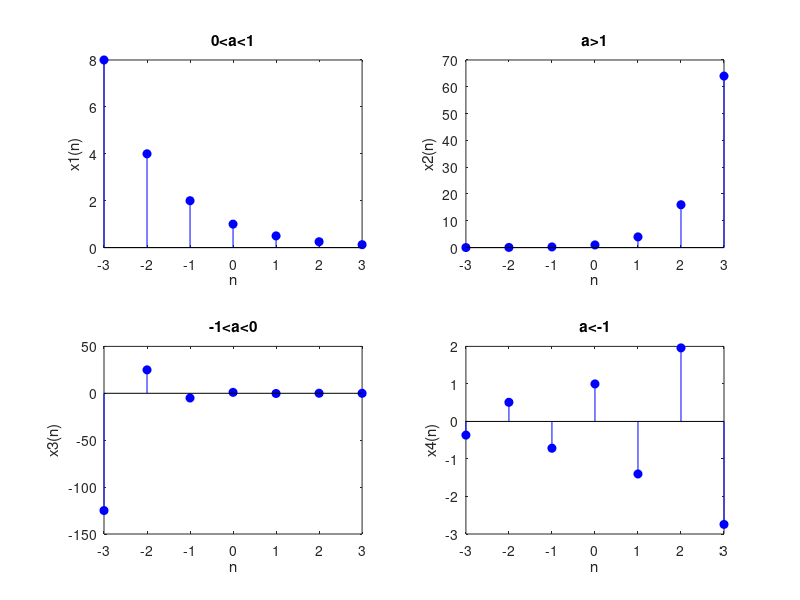

Write the MATLAB code that produced this figure.
clear all;
close all;
clc;

a = [-3,-2.2,-1.4,-0.1,-0.2,0.4,0.5,2.2,4];
n = [-3:3];
x1 = zeros(size(n));
x2 = x1;
x3 = x2;
x4 = x3;

for i=1:length(n)
    for j=1:length(a)
        if(0<a(j) && a(j)<1)
           x1(i)= a(j).^n(i);
        elseif(a(j)>1)
           x2(i)= a(j).^n(i);
        elseif(-1<a(j) && a(j)<0)
           x3(i)= a(j).^n(i);
        elseif(a(j)<-1)
           x4(i)= a(j).^n(i);
        end
    end
end

subplot(2,2,1),stem(n,x1,'b','filled');
xlabel('n');
ylabel('x1(n)');
title('0<a<1');

subplot(2,2,2),stem(n,x2,'b','filled');
xlabel('n');
ylabel('x2(n)');
title('a>1');

subplot(2,2,3),stem(n,x3,'b','filled');
xlabel('n');
ylabel('x3(n)');
title('-1<a<0');

subplot(2,2,4),stem(n,x4,'b','filled');
xlabel('n');
ylabel('x4(n)');
title('a<-1');
